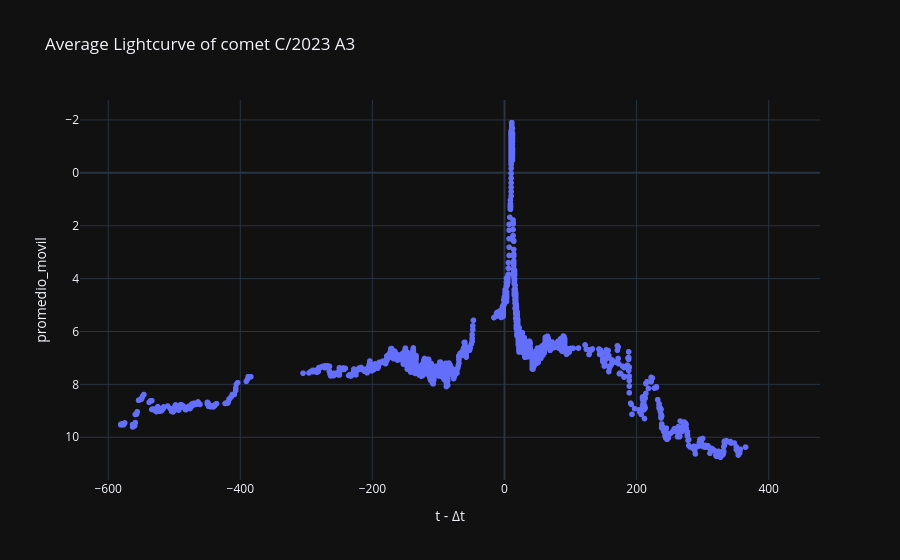

Write notebook code for a chart like this one.
### Code cell
# Curva de luz Promediada
labels = {
    'delta_t':'t - Δt',
    'magnitud_reducida':'Max apparent total magnitude reduced',
    'obs_method_key' : 'Observation Method'
    }

fig = px.scatter(curva_de_luz_promediada_df, x='delta_t', y='promedio_movil', template= 'plotly_dark', labels= labels, title= f'Average Lightcurve of comet {nombre_cometa}')
fig.update_yaxes(autorange="reversed")
fig.show()

### Figure 1 — Plotly figure (JSON) as saved in the notebook; plotly's stock layout.template omitted (floating-point values rounded to 4 significant figures; data arrays with more than 128 entries replaced by an {"elided": "..."} marker saying what was removed)
{"data": [{"hovertemplate": "t - Δt=%{x}<br>promedio_movil=%{y}<extra></extra>", "legendgroup": "", "marker": {"color": "#636efa", "symbol": "circle"}, "mode": "markers", "name": "", "showlegend": false, "type": "scattergl", "x": {"elided": "2975 int values"}, "xaxis": "x", "y": {"elided": "2975 float values"}, "yaxis": "y"}], "layout": {"legend": {"tracegroupgap": 0}, "title": {"text": "Average Lightcurve of comet C/2023 A3"}, "xaxis": {"anchor": "y", "domain": [0, 1], "title": {"text": "t - Δt"}}, "yaxis": {"anchor": "x", "autorange": "reversed", "domain": [0, 1], "title": {"text": "promedio_movil"}}}}
